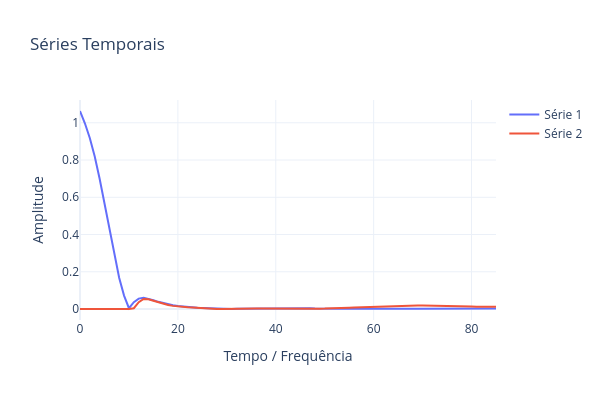
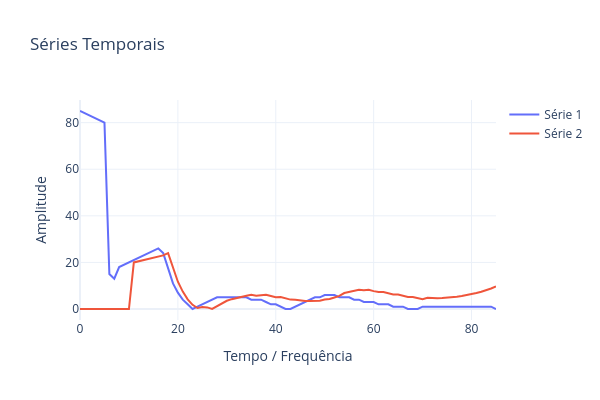
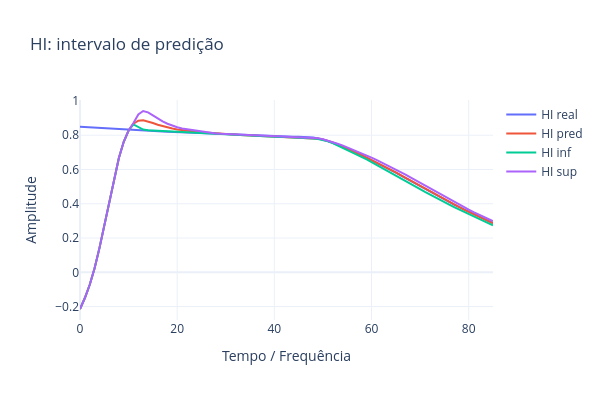
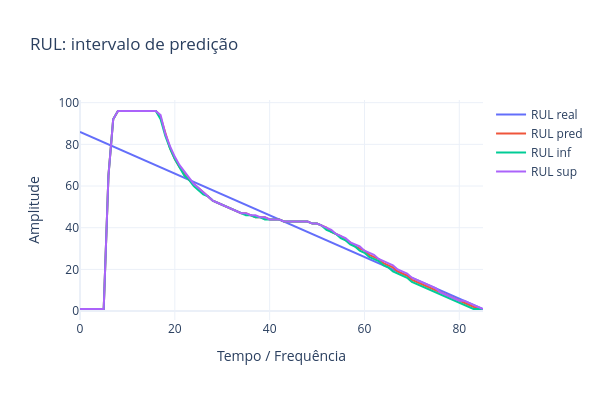

Notebook code cell kept with these figures, in order:
### Code cell
PlotSeriesPLY(ySeries=[teda.ehiR_hist,teda.ehiP_hist])
PlotSeriesPLY(ySeries=[teda.erulR_hist,teda.erulP_hist])
# Intervalos de predição: HI (um passo à frente) e RUL
PlotSeriesPLY(ySeries=[teda.hiR, teda.hiP, teda.hiL, teda.hiU], names=['HI real','HI pred','HI inf','HI sup'], title='HI: intervalo de predição')
PlotSeriesPLY(ySeries=[teda.rulR, teda.rulP, teda.rulL, teda.rulU], names=['RUL real','RUL pred','RUL inf','RUL sup'], title='RUL: intervalo de predição')
PlotSeriesPLY(ySeries=[teda.rulR, teda.rulP, teda.rulL_dir, teda.rulU_dir], names=['RUL real','RUL pred','RUL inf (direto)','RUL sup (direto)'], title='RUL: intervalo direto (linha de base)')
# rho_rul dinâmico: valor usado em cada passo, V do passo e acumulado Vsum
PlotSeriesPLY(ySeries=[teda.rho_rul_hist], names=['rho_rul'], title='rho_rul por iteração')
PlotSeriesPLY(ySeries=[teda.V_hist, teda.Vsum_hist], names=['V','Vsum'], title='V e Vsum por iteração')
